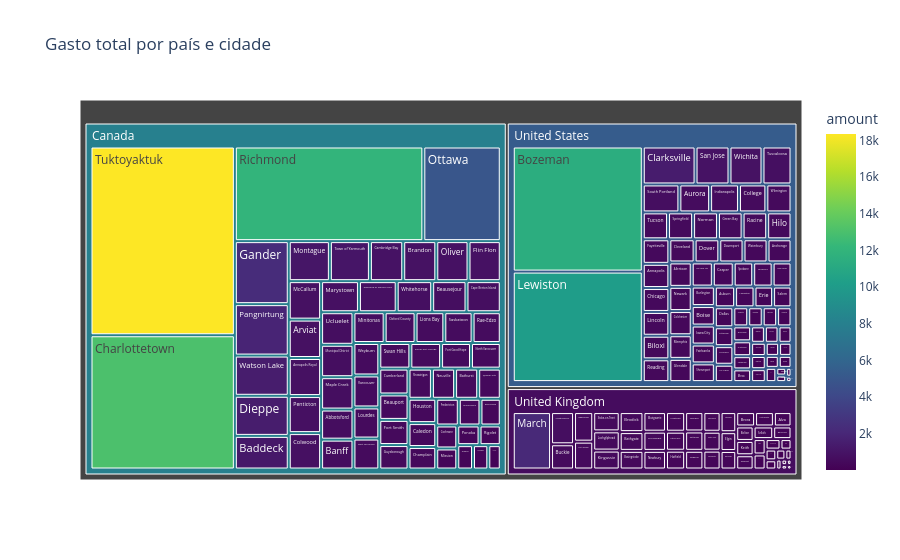

The notebook cell saved with this chart:
### Markdown cell above
- Exercício 5
Duas variáveis categóricas.

### Code cell
import pandas as pd
import matplotlib.pyplot as plt
import seaborn as sns
import plotly.express as px

df_us_tr = pd.merge(df_users, df_transactions, left_on='id', right_on='user_id', how='outer')
df_total = df_us_tr.groupby(['country', 'city'])['amount'].sum().reset_index()


fig = px.treemap(df_total,
                 path=['country', 'city'],  
                 values='amount',
                 color='amount',
                 color_continuous_scale='Viridis',
                 title='Gasto total por país e cidade')
fig.show()

### Figure 1 — Plotly figure (JSON) as saved in the notebook; plotly's stock layout.template omitted (floating-point values rounded to 4 significant figures; data arrays with more than 128 entries replaced by an {"elided": "..."} marker saying what was removed)
{"data": [{"branchvalues": "total", "customdata": {"elided": "218x1 float values"}, "domain": {"x": [0, 1], "y": [0, 1]}, "hovertemplate": "labels=%{label}<br>amount_sum=%{value}<br>parent=%{parent}<br>id=%{id}<br>amount=%{color}<extra></extra>", "ids": {"elided": "218 str values"}, "labels": {"elided": "218 str values"}, "marker": {"coloraxis": "coloraxis", "colors": {"elided": "218 float values"}}, "name": "", "parents": {"elided": "218 str values"}, "type": "treemap", "values": {"elided": "218 float values"}}], "layout": {"coloraxis": {"colorbar": {"title": {"text": "amount"}}, "colorscale": [[0, "#440154"], [0.1111, "#482878"], [0.2222, "#3e4989"], [0.3333, "#31688e"], [0.4444, "#26828e"], [0.5556, "#1f9e89"], [0.6667, "#35b779"], [0.7778, "#6ece58"], [0.8889, "#b5de2b"], [1, "#fde725"]]}, "legend": {"tracegroupgap": 0}, "title": {"text": "Gasto total por país e cidade"}}}
